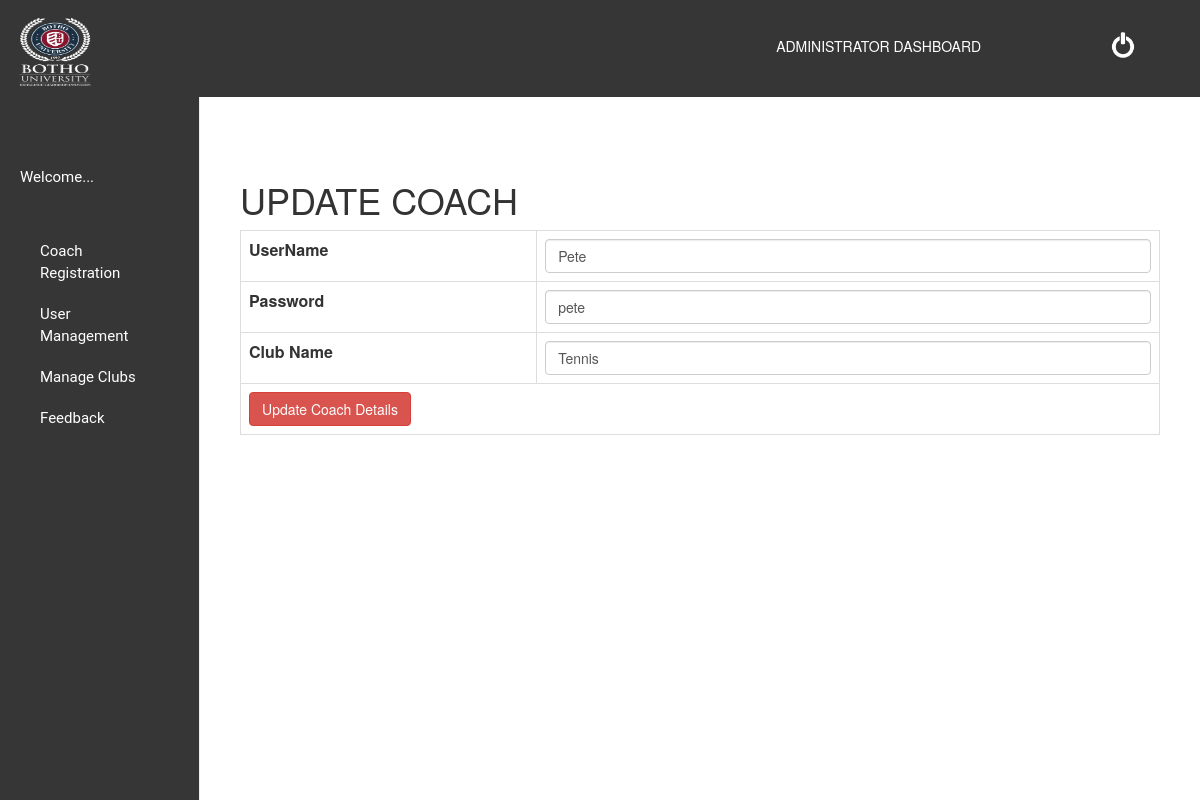
The app's page /admin/dashboard.php?option=update_news&id=1 with its own data.
### tables this page shows
CREATE TABLE `coach` (
  `Coach_ID` int(12) NOT NULL,
  `Username` varchar(30) NOT NULL,
  `Password` varchar(30) NOT NULL,
  `ClubName` varchar(30) NOT NULL
);

### admin/update_coach.php (the view, shortened to what this page needs)
<?php
$id=$_GET['id'];
$sql=mysqli_query($conn,"select * from Coach where Coach_ID='$id'");
$res=mysqli_fetch_assoc($sql);
extract($_REQUEST);
?>
<h1>UPDATE COACH</h1>
<form method="post" enctype="multipart/form-data">
<table class="table table-bordered">
	<tr>
		<th>UserName</th>
		<td><input type="text"  name="rno"  value="<?php echo $res['Username']; ?>" class="form-control"/>
		</td>
	</tr>
	<tr>
		<th>Password</th>
		<td><input type="text" name="type" value="<?php echo $res['Password']; ?>"  class="form-control"/>
		</td>
	</tr>
	<tr>
		<th>Club Name</th>
		<td><input type="text"  name="clb" value="<?php echo $res['ClubName']; ?>"  class="form-control"/>
		</td>
	</tr>
	<tr>
		<td colspan="2">
			<input type="submit" class="btn btn-danger" value="Update Coach Details" name="update"/>
		</td>
	</tr>
</table>
</form>

### admin/dashboard.css (style rules this page uses)
body { padding-top: 100px; }

### records on screen
coach: rno "Pete", type "pete", clb "Tennis"
